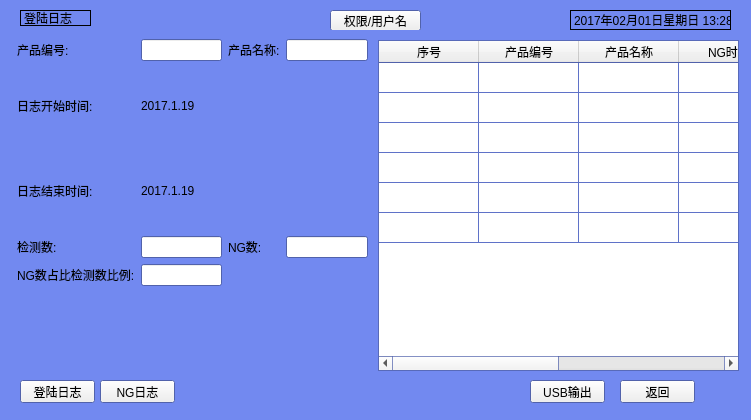
<?xml version="1.0" encoding="UTF-8"?>
<ui version="4.0">
 <class>Log</class>
 <widget class="QWidget" name="Log">
  <property name="geometry">
   <rect>
    <x>0</x>
    <y>0</y>
    <width>751</width>
    <height>420</height>
   </rect>
  </property>
  <property name="palette">
   <palette>
    <active>
     <colorrole role="Base">
      <brush brushstyle="SolidPattern">
       <color alpha="255">
        <red>255</red>
        <green>255</green>
        <blue>255</blue>
       </color>
      </brush>
     </colorrole>
     <colorrole role="Window">
      <brush brushstyle="SolidPattern">
       <color alpha="255">
        <red>114</red>
        <green>137</green>
        <blue>240</blue>
       </color>
      </brush>
     </colorrole>
    </active>
    <inactive>
     <colorrole role="Base">
      <brush brushstyle="SolidPattern">
       <color alpha="255">
        <red>255</red>
        <green>255</green>
        <blue>255</blue>
       </color>
      </brush>
     </colorrole>
     <colorrole role="Window">
      <brush brushstyle="SolidPattern">
       <color alpha="255">
        <red>114</red>
        <green>137</green>
        <blue>240</blue>
       </color>
      </brush>
     </colorrole>
    </inactive>
    <disabled>
     <colorrole role="Base">
      <brush brushstyle="SolidPattern">
       <color alpha="255">
        <red>114</red>
        <green>137</green>
        <blue>240</blue>
       </color>
      </brush>
     </colorrole>
     <colorrole role="Window">
      <brush brushstyle="SolidPattern">
       <color alpha="255">
        <red>114</red>
        <green>137</green>
        <blue>240</blue>
       </color>
      </brush>
     </colorrole>
    </disabled>
   </palette>
  </property>
  <property name="windowTitle">
   <string>Form</string>
  </property>
  <property name="autoFillBackground">
   <bool>true</bool>
  </property>
  <widget class="QPushButton" name="Jur_And_User">
   <property name="geometry">
    <rect>
     <x>330</x>
     <y>10</y>
     <width>91</width>
     <height>21</height>
    </rect>
   </property>
   <property name="text">
    <string>权限/用户名</string>
   </property>
  </widget>
  <widget class="QLabel" name="DateTime">
   <property name="geometry">
    <rect>
     <x>570</x>
     <y>10</y>
     <width>161</width>
     <height>20</height>
    </rect>
   </property>
   <property name="frameShape">
    <enum>QFrame::Box</enum>
   </property>
   <property name="text">
    <string>2017年02月01日星期日 13:28</string>
   </property>
  </widget>
  <widget class="QLabel" name="DisLabel">
   <property name="geometry">
    <rect>
     <x>20</x>
     <y>10</y>
     <width>71</width>
     <height>16</height>
    </rect>
   </property>
   <property name="frameShape">
    <enum>QFrame::Box</enum>
   </property>
   <property name="text">
    <string>登陆日志</string>
   </property>
  </widget>
  <widget class="QPushButton" name="LoadLog_2">
   <property name="geometry">
    <rect>
     <x>20</x>
     <y>380</y>
     <width>75</width>
     <height>23</height>
    </rect>
   </property>
   <property name="text">
    <string>登陆日志</string>
   </property>
  </widget>
  <widget class="QPushButton" name="NGButton">
   <property name="geometry">
    <rect>
     <x>100</x>
     <y>380</y>
     <width>75</width>
     <height>23</height>
    </rect>
   </property>
   <property name="text">
    <string>NG日志</string>
   </property>
  </widget>
  <widget class="QPushButton" name="USBOuput">
   <property name="geometry">
    <rect>
     <x>530</x>
     <y>380</y>
     <width>75</width>
     <height>23</height>
    </rect>
   </property>
   <property name="text">
    <string>USB输出</string>
   </property>
  </widget>
  <widget class="QPushButton" name="Return">
   <property name="geometry">
    <rect>
     <x>620</x>
     <y>380</y>
     <width>75</width>
     <height>23</height>
    </rect>
   </property>
   <property name="text">
    <string>返回</string>
   </property>
  </widget>
  <widget class="QStackedWidget" name="Stack">
   <property name="geometry">
    <rect>
     <x>8</x>
     <y>30</y>
     <width>731</width>
     <height>341</height>
    </rect>
   </property>
   <property name="autoFillBackground">
    <bool>true</bool>
   </property>
   <property name="currentIndex">
    <number>1</number>
   </property>
   <widget class="QWidget" name="LoadLog">
    <widget class="QWidget" name="gridLayoutWidget">
     <property name="geometry">
      <rect>
       <x>0</x>
       <y>0</y>
       <width>731</width>
       <height>341</height>
      </rect>
     </property>
     <layout class="QGridLayout" name="gridLayout">
      <item row="0" column="0">
       <widget class="QTableWidget" name="tableWidget">
        <property name="minimumSize">
         <size>
          <width>729</width>
          <height>339</height>
         </size>
        </property>
        <property name="dragEnabled">
         <bool>false</bool>
        </property>
        <property name="verticalScrollMode">
         <enum>QAbstractItemView::ScrollPerItem</enum>
        </property>
        <attribute name="horizontalHeaderVisible">
         <bool>false</bool>
        </attribute>
        <attribute name="horizontalHeaderCascadingSectionResizes">
         <bool>false</bool>
        </attribute>
        <attribute name="horizontalHeaderHighlightSections">
         <bool>true</bool>
        </attribute>
        <attribute name="horizontalHeaderMinimumSectionSize">
         <number>21</number>
        </attribute>
        <attribute name="verticalHeaderVisible">
         <bool>false</bool>
        </attribute>
        <attribute name="verticalHeaderMinimumSectionSize">
         <number>21</number>
        </attribute>
        <row>
         <property name="text">
          <string>1</string>
         </property>
        </row>
        <row>
         <property name="text">
          <string>2</string>
         </property>
        </row>
        <row>
         <property name="text">
          <string>3</string>
         </property>
        </row>
        <row>
         <property name="text">
          <string>4</string>
         </property>
        </row>
        <row>
         <property name="text">
          <string>5</string>
         </property>
        </row>
        <column>
         <property name="text">
          <string>年/月/日/时/分</string>
         </property>
        </column>
        <column>
         <property name="text">
          <string>操作人</string>
         </property>
        </column>
       </widget>
      </item>
     </layout>
    </widget>
   </widget>
   <widget class="QWidget" name="NGLog">
    <widget class="QWidget" name="gridLayoutWidget_2">
     <property name="geometry">
      <rect>
       <x>9</x>
       <y>9</y>
       <width>351</width>
       <height>331</height>
      </rect>
     </property>
     <layout class="QGridLayout" name="gridLayout_2">
      <item row="5" column="0">
       <widget class="QLabel" name="label_11">
        <property name="text">
         <string/>
        </property>
       </widget>
      </item>
      <item row="0" column="1">
       <widget class="QLineEdit" name="lineEdit"/>
      </item>
      <item row="3" column="0">
       <widget class="QLabel" name="TestNum">
        <property name="text">
         <string>检测数:</string>
        </property>
       </widget>
      </item>
      <item row="0" column="0">
       <widget class="QLabel" name="Number">
        <property name="text">
         <string>产品编号:</string>
        </property>
       </widget>
      </item>
      <item row="2" column="0">
       <widget class="QLabel" name="EndTime">
        <property name="text">
         <string>日志结束时间:</string>
        </property>
       </widget>
      </item>
      <item row="0" column="2">
       <widget class="QLabel" name="Name">
        <property name="text">
         <string>产品名称:</string>
        </property>
       </widget>
      </item>
      <item row="3" column="2">
       <widget class="QLabel" name="label_15">
        <property name="text">
         <string>NG数:</string>
        </property>
       </widget>
      </item>
      <item row="1" column="0">
       <widget class="QLabel" name="StartTime">
        <property name="text">
         <string>日志开始时间:</string>
        </property>
       </widget>
      </item>
      <item row="3" column="3">
       <widget class="QLineEdit" name="lineEdit_4"/>
      </item>
      <item row="0" column="3">
       <widget class="QLineEdit" name="lineEdit_2"/>
      </item>
      <item row="2" column="1">
       <widget class="QLabel" name="label_8">
        <property name="text">
         <string>2017.1.19</string>
        </property>
       </widget>
      </item>
      <item row="1" column="1">
       <widget class="QLabel" name="label_7">
        <property name="text">
         <string>2017.1.19</string>
        </property>
       </widget>
      </item>
      <item row="4" column="1">
       <widget class="QLineEdit" name="lineEdit_5"/>
      </item>
      <item row="4" column="0">
       <widget class="QLabel" name="Proportion">
        <property name="text">
         <string>NG数占比检测数比例:</string>
        </property>
       </widget>
      </item>
      <item row="3" column="1">
       <widget class="QLineEdit" name="lineEdit_3"/>
      </item>
      <item row="5" column="1">
       <widget class="QLabel" name="label_12">
        <property name="text">
         <string/>
        </property>
       </widget>
      </item>
     </layout>
    </widget>
    <widget class="QTableWidget" name="tableWidget_2">
     <property name="geometry">
      <rect>
       <x>370</x>
       <y>10</y>
       <width>361</width>
       <height>331</height>
      </rect>
     </property>
     <attribute name="horizontalHeaderMinimumSectionSize">
      <number>10</number>
     </attribute>
     <attribute name="verticalHeaderVisible">
      <bool>false</bool>
     </attribute>
     <attribute name="verticalHeaderMinimumSectionSize">
      <number>10</number>
     </attribute>
     <row>
      <property name="text">
       <string>新建行</string>
      </property>
     </row>
     <row>
      <property name="text">
       <string>新建行</string>
      </property>
     </row>
     <row>
      <property name="text">
       <string>新建行</string>
      </property>
     </row>
     <row>
      <property name="text">
       <string>新建行</string>
      </property>
     </row>
     <row>
      <property name="text">
       <string>新建行</string>
      </property>
     </row>
     <row>
      <property name="text">
       <string>新建行</string>
      </property>
     </row>
     <column>
      <property name="text">
       <string>序号</string>
      </property>
     </column>
     <column>
      <property name="text">
       <string>产品编号</string>
      </property>
     </column>
     <column>
      <property name="text">
       <string>产品名称</string>
      </property>
     </column>
     <column>
      <property name="text">
       <string>NG时间</string>
      </property>
     </column>
     <column>
      <property name="text">
       <string>信号值</string>
      </property>
     </column>
     <column>
      <property name="text">
       <string>操作人</string>
      </property>
     </column>
    </widget>
   </widget>
  </widget>
 </widget>
 <resources/>
 <connections/>
</ui>
